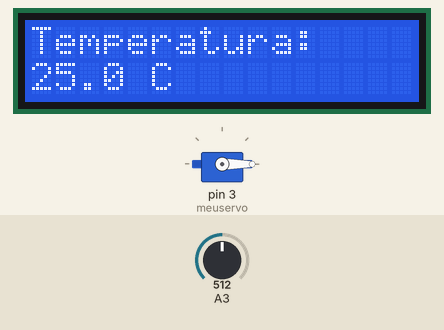
This sketch was run on a simulated Arduino Uno, built with avr-gcc and run on an emulated ATmega328P. Parts: 16×2 character LCD, servo. The inputs (shaded band) are chosen by the test bench; at power-on: A3 = 512.

Above: at 1.2 s.
1.3 s: A3 set to 666
At 3.1 s:
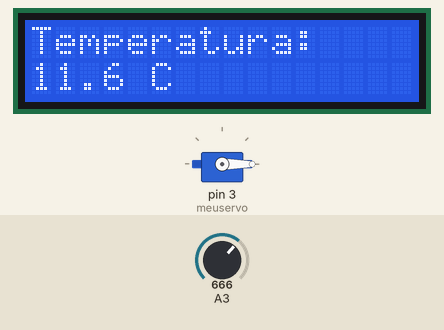
4.1 s: A3 set to 700
At 5.8 s:
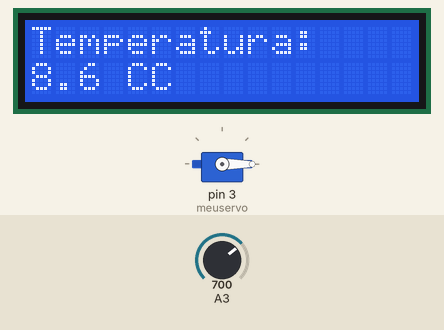
6.1 s: A3 set to 286
At 7.7 s:
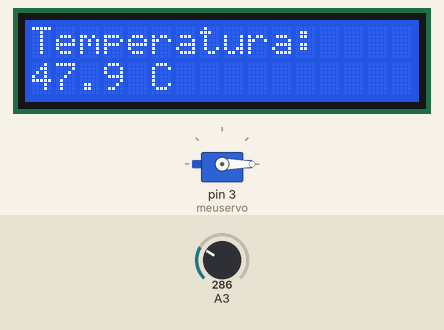
8.1 s: A3 set to 254
At 9.4 s:
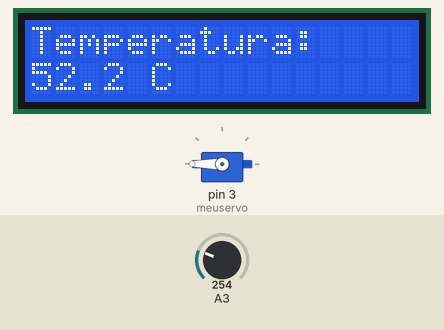
10.2 s: A3 set to 511
At 11.1 s:
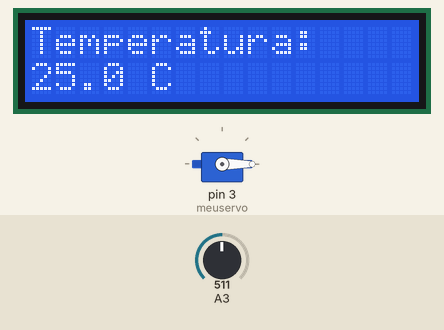
Timing chart, 0 to 13.2 s (numbered marks = the images above; inputs shaded):
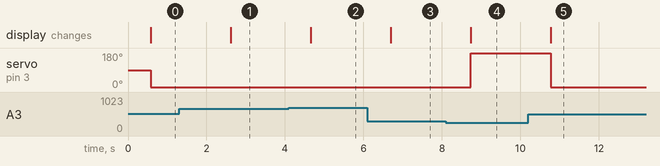

The sketch:

sketch.ino
```cpp
#include <LiquidCrystal_I2C.h> // biblioteca LCD com interface I2C
#include <Servo.h> // biblioteca de servo

#define I2C_ADDR    0x27 // endereço do display
#define LCD_COLUMNS 16 //definição de colunas
#define LCD_LINES   2 //definição de linhas

//objeto lcd com os parametros definidos.
LiquidCrystal_I2C lcd(I2C_ADDR, LCD_COLUMNS, LCD_LINES);
//objeto do servo
Servo meuservo;

//parâmetros de funções
void configuraMotor();
void iniciaLCD();
void acionaMotor();
float configuraNTC();

//variáveis globais.
const float BETA = 3950;
float exibe = 0;
int pos = 0;

void setup() {
  iniciaLCD();
  configuraMotor();
}

void loop() {
  exibe = configuraNTC(); // atribui temperatura a variável exibe.

  lcd.setCursor(0,0);
  lcd.print("Temperatura:");
  lcd.setCursor(0,1);
  lcd.print(exibe,1);
  lcd.print(" C");

  acionaMotor();
  delay(500); // reduz o bloqueio e suaviza atualização
}

void iniciaLCD(){
  //função que inicia LCD
  lcd.init();
  lcd.backlight();
}

float configuraNTC(){
  //função que configura NTC e retorna valor da temperatura.
  int analogValue = analogRead(A3);
  float celsius = 1 / (log(1 / (1023. / analogValue - 1)) / BETA + 1.0 / 298.15) - 273.15;
  delay(500);
  return celsius; // retorna o calculo do NTC
}

void configuraMotor(){
  //função define pino do servo
  meuservo.attach(3);
}

void acionaMotor(){
  //função liga servo de acordo com temperatura
  if(exibe>50){
    meuservo.write(180);
  }
  else{
    meuservo.write(0);
    }
  }
```

Measured:
- the behaviour switches between 684 and 685 on A3 (found by bisection; images 1 and 2)
- the behaviour switches between 271 and 270 on A3 (found by bisection; images 3 and 4)
- after the input at 1.3 s, the display: changes after 1.3 s (image 1)
- after the input at 4.1 s, the display: changes after 0.56 s (image 2)
- after the input at 6.1 s, the display: changes after 0.59 s (image 3)
- after the input at 8.1 s, servo on pin 3 (meuservo): 0° → 180° after 0.63 s; the display: changes after 0.63 s (image 4)
- after the input at 10.2 s, servo on pin 3 (meuservo): 180° → 0° after 0.57 s; the display: changes after 0.57 s (image 5)
